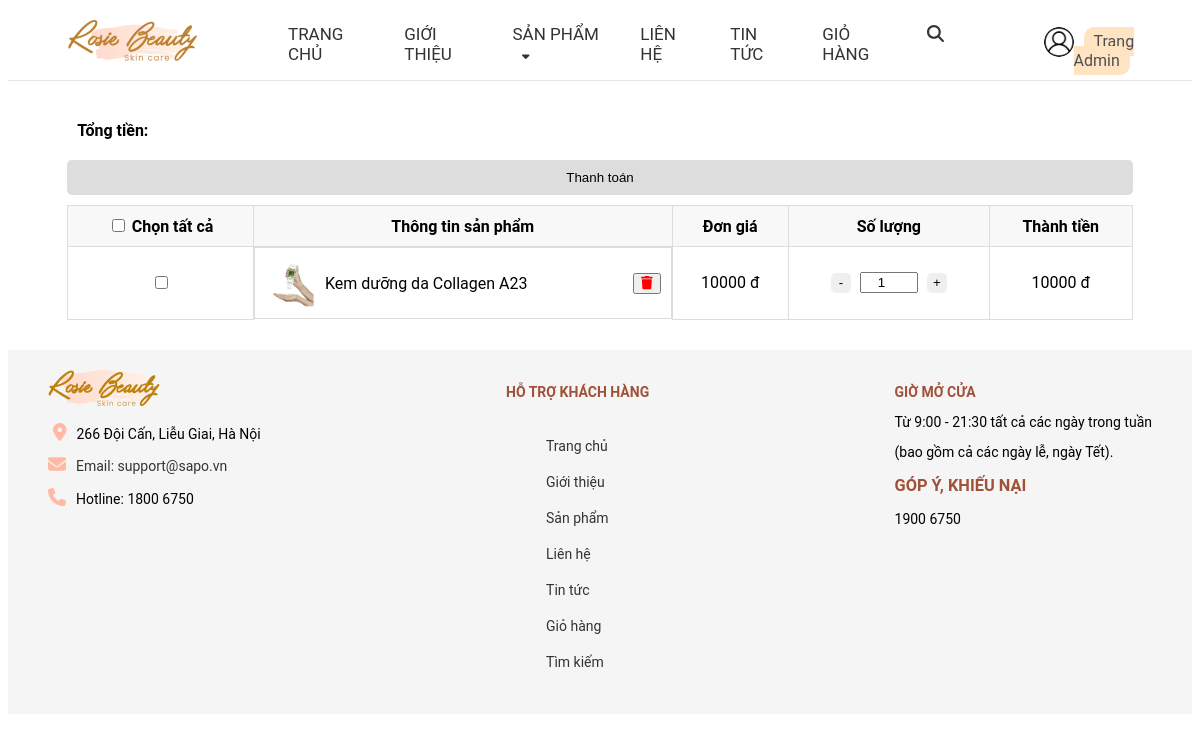
The page /Home.php?action=cart (signed in) on the database its author committed.
### tables this page shows
CREATE TABLE `order_detail` (
  `order_detail_id` int(11) NOT NULL,
  `order_id` int(11) NOT NULL,
  `product_id` int(11) NOT NULL,
  `quantity` int(11) NOT NULL,
  `create_at` timestamp NOT NULL DEFAULT current_timestamp()
);

CREATE TABLE `products` (
  `product_id` int(11) NOT NULL,
  `name` varchar(255) NOT NULL,
  `category_id` varchar(10) NOT NULL,
  `image_url` varchar(255) DEFAULT NULL,
  `created_at` timestamp NOT NULL DEFAULT current_timestamp(),
  `updated_at` timestamp NOT NULL DEFAULT current_timestamp() ON UPDATE current_timestamp()
);

CREATE TABLE `product_detail` (
  `detail_id` int(11) NOT NULL,
  `product_id` int(11) NOT NULL,
  `description` text NOT NULL,
  `stock_quantity` int(11) NOT NULL,
  `price` double NOT NULL,
  `sold` int(100) DEFAULT 0,
  `created_at` timestamp NOT NULL DEFAULT current_timestamp(),
  `update_at` timestamp NOT NULL DEFAULT current_timestamp() ON UPDATE current_timestamp()
);

### app/pages/cart.php (the view, shortened to what this page needs)
<?php
    $isLogin = isset($_SESSION['username']) ? true : false;
    if($isLogin){
        $user_id = $_SESSION["user_id"];
        $stmt = $conn->prepare(
        "SELECT order_detail.order_detail_id, orders.order_id AS order_id,
                order_detail.product_id AS product_id, order_detail.quantity,
                products.name, products.category_id,
                products.created_at, products.image_url, product_detail.price
        FROM order_detail
        JOIN orders ON order_detail.order_id = orders.order_id
        JOIN products ON order_detail.product_id = products.product_id
        JOIN product_detail ON order_detail.product_id = product_detail.product_id
        WHERE orders.user_id = ?"
    );
        $stmt->bind_param("i", $user_id);
        $stmt->execute();
        $result = $stmt->get_result();
    }else{
        header("Location: ?action=account");
        exit();
    }
?>
<link rel="stylesheet" href="app/assets/css/cart.css">
<div class="cart-container">
    <table class="cart-table">
        <thead>
            <tr>
                <th><input type="checkbox" id="select-all" onclick="toggleSelectAll()"> Chọn tất cả</th>
                <th>Thông tin sản phẩm</th>
                <th>Đơn giá</th>
                <th>Số lượng</th>
                <th>Thành tiền</th>
            </tr>
        </thead>
        <tbody>
            <form action="app/util/handleCart.php" method="POST">
                <?php while ($order = $result->fetch_assoc()) { ?>
                    <tr class="cart-item">
                        <td><input type="checkbox" class="product-checkbox" name="product_id[]" value="<?php echo $order['product_id'];?>"></td>
                        <td class="product-info flex">
                            <img src="<?php $order['image_url'] = str_replace('../..', 'admin', $order['image_url']); echo $order['image_url']; ?>">
                            <span><?php echo $order['name']; ?></span>
                            <button name="btnDelete" class="delete-btn" value="<?php echo $order['product_id']; ?>"><i class="fa-solid fa-trash"></i></button>
                        </td>
                        <td class="price"><?php echo $order['price']; ?> đ</td>
                        <td class="product-quantity">
                            <button type="button" class="decrease" id="decrease-btn">-</button>
                            <input class="quantity-input text-center" type="number" value="<?php echo $order['quantity']; ?>" min="1">
                            <button type="button" class="increase" id="increase-btn">+</button>
                        </td>
                        <td><?php echo $order['price'] * $order['quantity']; ?> đ</td>
                    </tr>
                <?php } ?>
                <div class="cart-total flex f-wt-bold">
                    <span class="ml-10">Tổng tiền:</span>
                </div>
                <button name="btnCheckout" class="checkout-btn" disabled>Thanh toán</button>
            </form>
        </tbody>
    </table>
</div>

### app/assets/css/base.css (style rules this page uses)
:root { --color-link: #333333; --color-border: #ccc; --btn-hover: #d9534f; }
body { font-family: 'Roboto', sans-serif; opacity: 0; transition: opacity 0.2s ease-in; scroll-behavior: smooth; }
body.loaded { opacity: 1; }
html { scroll-behavior: smooth; }
.flex { display: flex; }
.text-center { text-align: center; }
.f-wt-bold { font-weight: bold; }
.ml-10 { margin-left: 10px; }

### app/assets/css/cart.css (style rules this page uses)
.cart-container { width: 90%; margin: 20px auto; padding: 10px; border-radius: 5px; }
.cart-table { width: 100%; border-collapse: collapse; margin-top: 10px; }
.cart-table th, .cart-table td { border: 1px solid #ddd; padding: 10px; text-align: center; }
.cart-table th { background-color: #f8f8f8; }
.product-info { position: relative; align-items: center; gap: 10px; }
.product-info img { width: 50px; height: auto; }
.increase, .decrease { width: 20px; height: 20px; border-radius: 5px; border: none; cursor: pointer; }
.quantity-input { width: 50px; margin: 0 5px; }
.cart-total { justify-content: space-between; padding: 10px 0; }
.delete-btn { color: red; margin-right: 10px; cursor: pointer; position: absolute; right: 0; }
.checkout-btn { display: block; width: 100%; padding: 10px; margin-top: 10px; background-color: #f8f8f8; border: none; border-radius: 5px; cursor: pointer; color: #000; }
.checkout-btn:disabled { background-color: #ddd; cursor: not-allowed; }

### rows shown on the page
order_detail: product.name "Kem dưỡng da Collagen A23", product_detail.price "10000", quantity "1"
